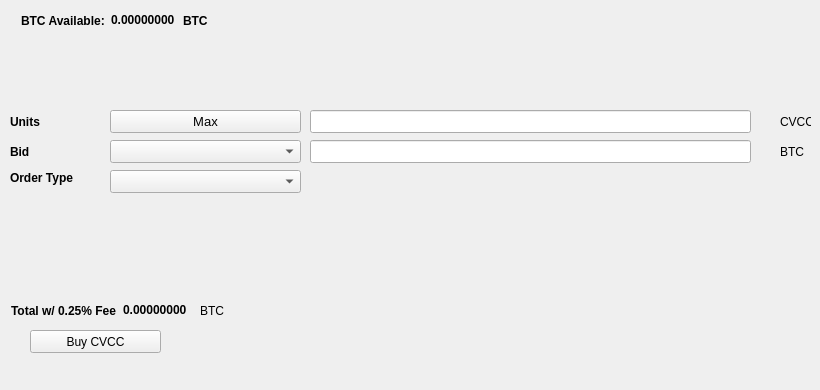
   <widget class="QWidget" name="BuyTab">
    <attribute name="title">
     <string>Buy</string>
    </attribute>
    <widget class="QPushButton" name="BuyCVCC">
     <property name="geometry">
      <rect>
       <x>30</x>
       <y>330</y>
       <width>131</width>
       <height>23</height>
      </rect>
     </property>
     <property name="text">
      <string>Buy CVCC</string>
     </property>
     <property name="icon">
      <iconset resource="../cryptoverification.qrc">
       <normaloff>:/icons/bitcoin</normaloff>:/icons/bitcoin</iconset>
     </property>
    </widget>
    <widget class="QLabel" name="label_3">
     <property name="geometry">
      <rect>
       <x>10</x>
       <y>110</y>
       <width>46</width>
       <height>23</height>
      </rect>
     </property>
     <property name="font">
      <font>
       <weight>75</weight>
       <bold>true</bold>
      </font>
     </property>
     <property name="text">
      <string>Units</string>
     </property>
    </widget>
    <widget class="QLineEdit" name="UnitsInput">
     <property name="geometry">
      <rect>
       <x>310</x>
       <y>110</y>
       <width>441</width>
       <height>23</height>
      </rect>
     </property>
     <property name="font">
      <font>
       <pointsize>9</pointsize>
       <weight>75</weight>
       <bold>true</bold>
      </font>
     </property>
    </widget>
    <widget class="QLineEdit" name="BuyBidPriceEdit">
     <property name="geometry">
      <rect>
       <x>310</x>
       <y>140</y>
       <width>441</width>
       <height>23</height>
      </rect>
     </property>
     <property name="font">
      <font>
       <pointsize>9</pointsize>
       <weight>75</weight>
       <bold>true</bold>
      </font>
     </property>
    </widget>
    <widget class="QLabel" name="label_4">
     <property name="geometry">
      <rect>
       <x>780</x>
       <y>110</y>
       <width>31</width>
       <height>23</height>
      </rect>
     </property>
     <property name="text">
      <string>CVCC</string>
     </property>
    </widget>
    <widget class="QLabel" name="label_5">
     <property name="geometry">
      <rect>
       <x>780</x>
       <y>140</y>
       <width>31</width>
       <height>23</height>
      </rect>
     </property>
     <property name="text">
      <string>BTC</string>
     </property>
    </widget>
    <widget class="QLabel" name="label_6">
     <property name="geometry">
      <rect>
       <x>10</x>
       <y>140</y>
       <width>46</width>
       <height>23</height>
      </rect>
     </property>
     <property name="font">
      <font>
       <weight>75</weight>
       <bold>true</bold>
      </font>
     </property>
     <property name="text">
      <string>Bid</string>
     </property>
    </widget>
    <widget class="QLabel" name="label_7">
     <property name="geometry">
      <rect>
       <x>10</x>
       <y>170</y>
       <width>91</width>
       <height>16</height>
      </rect>
     </property>
     <property name="font">
      <font>
       <weight>75</weight>
       <bold>true</bold>
      </font>
     </property>
     <property name="text">
      <string>Order Type</string>
     </property>
    </widget>
    <widget class="QPushButton" name="Buy_Max_Amount">
     <property name="geometry">
      <rect>
       <x>110</x>
       <y>110</y>
       <width>191</width>
       <height>23</height>
      </rect>
     </property>
     <property name="font">
      <font>
       <pointsize>10</pointsize>
      </font>
     </property>
     <property name="text">
      <string>Max</string>
     </property>
    </widget>
    <widget class="QComboBox" name="BuyBidcomboBox">
     <property name="geometry">
      <rect>
       <x>110</x>
       <y>140</y>
       <width>191</width>
       <height>23</height>
      </rect>
     </property>
     <property name="font">
      <font>
       <pointsize>10</pointsize>
      </font>
     </property>
    </widget>
    <widget class="QComboBox" name="buyOrdertypeCombo">
     <property name="geometry">
      <rect>
       <x>110</x>
       <y>170</y>
       <width>191</width>
       <height>23</height>
      </rect>
     </property>
     <property name="font">
      <font>
       <pointsize>10</pointsize>
      </font>
     </property>
    </widget>
    <widget class="QWidget" name="layoutWidget1">
     <property name="geometry">
      <rect>
       <x>21</x>
       <y>11</y>
       <width>227</width>
       <height>19</height>
      </rect>
     </property>
     <layout class="QHBoxLayout" name="horizontalLayout_3">
      <item>
       <widget class="QLabel" name="label232">
        <property name="font">
         <font>
          <weight>75</weight>
          <bold>true</bold>
         </font>
        </property>
        <property name="text">
         <string>BTC Available:</string>
        </property>
       </widget>
      </item>
      <item>
       <widget class="QLabel" name="BtcAvailableLbl">
        <property name="palette">
         <palette>
          <active>
           <colorrole role="WindowText">
            <brush brushstyle="SolidPattern">
             <color alpha="255">
              <red>0</red>
              <green>0</green>
              <blue>0</blue>
             </color>
            </brush>
           </colorrole>
           <colorrole role="Button">
            <brush brushstyle="SolidPattern">
             <color alpha="255">
              <red>0</red>
              <green>170</green>
              <blue>0</blue>
             </color>
            </brush>
           </colorrole>
           <colorrole role="Light">
            <brush brushstyle="SolidPattern">
             <color alpha="255">
              <red>0</red>
              <green>255</green>
              <blue>0</blue>
             </color>
            </brush>
           </colorrole>
           <colorrole role="Midlight">
            <brush brushstyle="SolidPattern">
             <color alpha="255">
              <red>0</red>
              <green>212</green>
              <blue>0</blue>
             </color>
            </brush>
           </colorrole>
           <colorrole role="Dark">
            <brush brushstyle="SolidPattern">
             <color alpha="255">
              <red>0</red>
              <green>85</green>
              <blue>0</blue>
             </color>
            </brush>
           </colorrole>
           <colorrole role="Mid">
            <brush brushstyle="SolidPattern">
             <color alpha="255">
              <red>0</red>
              <green>113</green>
              <blue>0</blue>
             </color>
            </brush>
           </colorrole>
           <colorrole role="Text">
            <brush brushstyle="SolidPattern">
             <color alpha="255">
              <red>0</red>
              <green>170</green>
              <blue>0</blue>
             </color>
            </brush>
           </colorrole>
           <colorrole role="BrightText">
            <brush brushstyle="SolidPattern">
             <color alpha="255">
              <red>255</red>
              <green>255</green>
              <blue>255</blue>
             </color>
            </brush>
           </colorrole>
           <colorrole role="ButtonText">
            <brush brushstyle="SolidPattern">
             <color alpha="255">
              <red>0</red>
              <green>0</green>
              <blue>0</blue>
             </color>
            </brush>
           </colorrole>
           <colorrole role="Base">
            <brush brushstyle="SolidPattern">
             <color alpha="255">
              <red>255</red>
              <green>255</green>
              <blue>255</blue>
             </color>
            </brush>
           </colorrole>
           <colorrole role="Window">
            <brush brushstyle="SolidPattern">
             <color alpha="255">
              <red>0</red>
              <green>170</green>
              <blue>0</blue>
             </color>
            </brush>
           </colorrole>
           <colorrole role="Shadow">
            <brush brushstyle="SolidPattern">
             <color alpha="255">
              <red>0</red>
              <green>0</green>
              <blue>0</blue>
             </color>
            </brush>
           </colorrole>
           <colorrole role="AlternateBase">
            <brush brushstyle="SolidPattern">
             <color alpha="255">
              <red>127</red>
              <green>212</green>
              <blue>127</blue>
             </color>
            </brush>
           </colorrole>
           <colorrole role="ToolTipBase">
            <brush brushstyle="SolidPattern">
             <color alpha="255">
              <red>255</red>
              <green>255</green>
              <blue>220</blue>
             </color>
            </brush>
           </colorrole>
           <colorrole role="ToolTipText">
            <brush brushstyle="SolidPattern">
             <color alpha="255">
              <red>0</red>
              <green>0</green>
              <blue>0</blue>
             </color>
            </brush>
           </colorrole>
          </active>
          <inactive>
           <colorrole role="WindowText">
            <brush brushstyle="SolidPattern">
             <color alpha="255">
              <red>0</red>
              <green>0</green>
              <blue>0</blue>
             </color>
            </brush>
           </colorrole>
           <colorrole role="Button">
            <brush brushstyle="SolidPattern">
             <color alpha="255">
              <red>0</red>
              <green>170</green>
              <blue>0</blue>
             </color>
            </brush>
           </colorrole>
           <colorrole role="Light">
            <brush brushstyle="SolidPattern">
             <color alpha="255">
              <red>0</red>
              <green>255</green>
              <blue>0</blue>
             </color>
            </brush>
           </colorrole>
           <colorrole role="Midlight">
            <brush brushstyle="SolidPattern">
             <color alpha="255">
              <red>0</red>
              <green>212</green>
              <blue>0</blue>
             </color>
            </brush>
           </colorrole>
           <colorrole role="Dark">
            <brush brushstyle="SolidPattern">
             <color alpha="255">
              <red>0</red>
              <green>85</green>
              <blue>0</blue>
             </color>
            </brush>
           </colorrole>
           <colorrole role="Mid">
            <brush brushstyle="SolidPattern">
             <color alpha="255">
              <red>0</red>
              <green>113</green>
              <blue>0</blue>
             </color>
            </brush>
           </colorrole>
           <colorrole role="Text">
            <brush brushstyle="SolidPattern">
             <color alpha="255">
              <red>0</red>
              <green>170</green>
              <blue>0</blue>
             </color>
            </brush>
           </colorrole>
           <colorrole role="BrightText">
            <brush brushstyle="SolidPattern">
             <color alpha="255">
              <red>255</red>
              <green>255</green>
              <blue>255</blue>
             </color>
            </brush>
           </colorrole>
           <colorrole role="ButtonText">
            <brush brushstyle="SolidPattern">
             <color alpha="255">
              <red>0</red>
              <green>0</green>
              <blue>0</blue>
             </color>
            </brush>
           </colorrole>
           <colorrole role="Base">
            <brush brushstyle="SolidPattern">
             <color alpha="255">
              <red>255</red>
              <green>255</green>
              <blue>255</blue>
             </color>
            </brush>
           </colorrole>
           <colorrole role="Window">
            <brush brushstyle="SolidPattern">
             <color alpha="255">
              <red>0</red>
              <green>170</green>
              <blue>0</blue>
             </color>
            </brush>
           </colorrole>
           <colorrole role="Shadow">
            <brush brushstyle="SolidPattern">
             <color alpha="255">
              <red>0</red>
              <green>0</green>
              <blue>0</blue>
             </color>
            </brush>
           </colorrole>
           <colorrole role="AlternateBase">
            <brush brushstyle="SolidPattern">
             <color alpha="255">
              <red>127</red>
              <green>212</green>
              <blue>127</blue>
             </color>
            </brush>
           </colorrole>
           <colorrole role="ToolTipBase">
            <brush brushstyle="SolidPattern">
             <color alpha="255">
              <red>255</red>
              <green>255</green>
              <blue>220</blue>
             </color>
            </brush>
           </colorrole>
           <colorrole role="ToolTipText">
            <brush brushstyle="SolidPattern">
             <color alpha="255">
              <red>0</red>
              <green>0</green>
              <blue>0</blue>
             </color>
            </brush>
           </colorrole>
          </inactive>
          <disabled>
           <colorrole role="WindowText">
            <brush brushstyle="SolidPattern">
             <color alpha="255">
              <red>0</red>
              <green>85</green>
              <blue>0</blue>
             </color>
            </brush>
           </colorrole>
           <colorrole role="Button">
            <brush brushstyle="SolidPattern">
             <color alpha="255">
              <red>0</red>
              <green>170</green>
              <blue>0</blue>
             </color>
            </brush>
           </colorrole>
           <colorrole role="Light">
            <brush brushstyle="SolidPattern">
             <color alpha="255">
              <red>0</red>
              <green>255</green>
              <blue>0</blue>
             </color>
            </brush>
           </colorrole>
           <colorrole role="Midlight">
            <brush brushstyle="SolidPattern">
             <color alpha="255">
              <red>0</red>
              <green>212</green>
              <blue>0</blue>
             </color>
            </brush>
           </colorrole>
           <colorrole role="Dark">
            <brush brushstyle="SolidPattern">
             <color alpha="255">
              <red>0</red>
              <green>85</green>
              <blue>0</blue>
             </color>
            </brush>
           </colorrole>
           <colorrole role="Mid">
            <brush brushstyle="SolidPattern">
             <color alpha="255">
              <red>0</red>
              <green>113</green>
              <blue>0</blue>
             </color>
            </brush>
           </colorrole>
           <colorrole role="Text">
            <brush brushstyle="SolidPattern">
             <color alpha="255">
              <red>0</red>
              <green>85</green>
              <blue>0</blue>
             </color>
            </brush>
           </colorrole>
           <colorrole role="BrightText">
            <brush brushstyle="SolidPattern">
             <color alpha="255">
              <red>255</red>
              <green>255</green>
              <blue>255</blue>
             </color>
            </brush>
           </colorrole>
           <colorrole role="ButtonText">
            <brush brushstyle="SolidPattern">
             <color alpha="255">
              <red>0</red>
              <green>85</green>
              <blue>0</blue>
             </color>
            </brush>
           </colorrole>
           <colorrole role="Base">
            <brush brushstyle="SolidPattern">
             <color alpha="255">
              <red>0</red>
              <green>170</green>
              <blue>0</blue>
             </color>
            </brush>
           </colorrole>
           <colorrole role="Window">
            <brush brushstyle="SolidPattern">
             <color alpha="255">
              <red>0</red>
              <green>170</green>
              <blue>0</blue>
             </color>
            </brush>
           </colorrole>
           <colorrole role="Shadow">
            <brush brushstyle="SolidPattern">
             <color alpha="255">
              <red>0</red>
              <green>0</green>
              <blue>0</blue>
             </color>
            </brush>
           </colorrole>
           <colorrole role="AlternateBase">
            <brush brushstyle="SolidPattern">
             <color alpha="255">
              <red>0</red>
              <green>170</green>
              <blue>0</blue>
             </color>
            </brush>
           </colorrole>
           <colorrole role="ToolTipBase">
            <brush brushstyle="SolidPattern">
             <color alpha="255">
              <red>255</red>
              <green>255</green>
              <blue>220</blue>
             </color>
            </brush>
           </colorrole>
           <colorrole role="ToolTipText">
            <brush brushstyle="SolidPattern">
             <color alpha="255">
              <red>0</red>
              <green>0</green>
              <blue>0</blue>
             </color>
            </brush>
           </colorrole>
          </disabled>
         </palette>
        </property>
        <property name="font">
         <font>
          <weight>75</weight>
          <bold>true</bold>
         </font>
        </property>
        <property name="text">
         <string>0.00000000</string>
        </property>
        <property name="textInteractionFlags">
         <set>Qt::LinksAccessibleByMouse|Qt::TextSelectableByKeyboard|Qt::TextSelectableByMouse</set>
        </property>
       </widget>
      </item>
      <item>
       <widget class="QLabel" name="BtcAvailableLbl_2">
        <property name="font">
         <font>
          <weight>75</weight>
          <bold>true</bold>
         </font>
        </property>
        <property name="text">
         <string>BTC</string>
        </property>
       </widget>
      </item>
     </layout>
    </widget>
    <widget class="QWidget" name="layoutWidge2">
     <property name="geometry">
      <rect>
       <x>11</x>
       <y>301</y>
       <width>259</width>
       <height>19</height>
      </rect>
     </property>
     <layout class="QHBoxLayout" name="horizontalLayout_4">
      <item>
       <widget class="QLabel" name="label_9">
        <property name="font">
         <font>
          <weight>75</weight>
          <bold>true</bold>
         </font>
        </property>
        <property name="text">
         <string>Total w/ 0.25% Fee</string>
        </property>
       </widget>
      </item>
      <item>
       <widget class="QLabel" name="BuyCostLabel">
        <property name="palette">
         <palette>
          <active>
           <colorrole role="WindowText">
            <brush brushstyle="SolidPattern">
             <color alpha="255">
              <red>0</red>
              <green>0</green>
              <blue>0</blue>
             </color>
            </brush>
           </colorrole>
           <colorrole role="Button">
            <brush brushstyle="SolidPattern">
             <color alpha="255">
              <red>0</red>
              <green>170</green>
              <blue>0</blue>
             </color>
            </brush>
           </colorrole>
           <colorrole role="Light">
            <brush brushstyle="SolidPattern">
             <color alpha="255">
              <red>0</red>
              <green>255</green>
              <blue>0</blue>
             </color>
            </brush>
           </colorrole>
           <colorrole role="Midlight">
            <brush brushstyle="SolidPattern">
             <color alpha="255">
              <red>0</red>
              <green>212</green>
              <blue>0</blue>
             </color>
            </brush>
           </colorrole>
           <colorrole role="Dark">
            <brush brushstyle="SolidPattern">
             <color alpha="255">
              <red>0</red>
              <green>85</green>
              <blue>0</blue>
             </color>
            </brush>
           </colorrole>
           <colorrole role="Mid">
            <brush brushstyle="SolidPattern">
             <color alpha="255">
              <red>0</red>
              <green>113</green>
              <blue>0</blue>
             </color>
            </brush>
           </colorrole>
           <colorrole role="Text">
            <brush brushstyle="SolidPattern">
             <color alpha="255">
              <red>0</red>
              <green>170</green>
              <blue>0</blue>
             </color>
            </brush>
           </colorrole>
           <colorrole role="BrightText">
            <brush brushstyle="SolidPattern">
             <color alpha="255">
              <red>255</red>
              <green>255</green>
              <blue>255</blue>
             </color>
            </brush>
           </colorrole>
           <colorrole role="ButtonText">
            <brush brushstyle="SolidPattern">
             <color alpha="255">
              <red>0</red>
              <green>0</green>
              <blue>0</blue>
             </color>
            </brush>
           </colorrole>
           <colorrole role="Base">
            <brush brushstyle="SolidPattern">
             <color alpha="255">
              <red>255</red>
              <green>255</green>
              <blue>255</blue>
             </color>
            </brush>
           </colorrole>
           <colorrole role="Window">
            <brush brushstyle="SolidPattern">
             <color alpha="255">
              <red>0</red>
              <green>170</green>
              <blue>0</blue>
             </color>
            </brush>
           </colorrole>
           <colorrole role="Shadow">
            <brush brushstyle="SolidPattern">
             <color alpha="255">
              <red>0</red>
              <green>0</green>
              <blue>0</blue>
             </color>
            </brush>
           </colorrole>
           <colorrole role="AlternateBase">
            <brush brushstyle="SolidPattern">
             <color alpha="255">
              <red>127</red>
              <green>212</green>
              <blue>127</blue>
             </color>
            </brush>
           </colorrole>
           <colorrole role="ToolTipBase">
            <brush brushstyle="SolidPattern">
             <color alpha="255">
              <red>255</red>
              <green>255</green>
              <blue>220</blue>
             </color>
            </brush>
           </colorrole>
           <colorrole role="ToolTipText">
            <brush brushstyle="SolidPattern">
             <color alpha="255">
              <red>0</red>
              <green>0</green>
              <blue>0</blue>
             </color>
            </brush>
           </colorrole>
          </active>
          <inactive>
           <colorrole role="WindowText">
            <brush brushstyle="SolidPattern">
             <color alpha="255">
              <red>0</red>
              <green>0</green>
              <blue>0</blue>
             </color>
            </brush>
           </colorrole>
           <colorrole role="Button">
            <brush brushstyle="SolidPattern">
             <color alpha="255">
              <red>0</red>
              <green>170</green>
              <blue>0</blue>
             </color>
            </brush>
           </colorrole>
           <colorrole role="Light">
            <brush brushstyle="SolidPattern">
             <color alpha="255">
              <red>0</red>
              <green>255</green>
              <blue>0</blue>
             </color>
            </brush>
           </colorrole>
           <colorrole role="Midlight">
            <brush brushstyle="SolidPattern">
             <color alpha="255">
              <red>0</red>
              <green>212</green>
              <blue>0</blue>
             </color>
            </brush>
           </colorrole>
           <colorrole role="Dark">
            <brush brushstyle="SolidPattern">
             <color alpha="255">
              <red>0</red>
              <green>85</green>
              <blue>0</blue>
             </color>
            </brush>
           </colorrole>
           <colorrole role="Mid">
            <brush brushstyle="SolidPattern">
             <color alpha="255">
              <red>0</red>
              <green>113</green>
              <blue>0</blue>
             </color>
            </brush>
           </colorrole>
           <colorrole role="Text">
            <brush brushstyle="SolidPattern">
             <color alpha="255">
              <red>0</red>
              <green>170</green>
              <blue>0</blue>
             </color>
            </brush>
           </colorrole>
           <colorrole role="BrightText">
            <brush brushstyle="SolidPattern">
             <color alpha="255">
              <red>255</red>
              <green>255</green>
              <blue>255</blue>
             </color>
            </brush>
           </colorrole>
           <colorrole role="ButtonText">
            <brush brushstyle="SolidPattern">
             <color alpha="255">
              <red>0</red>
              <green>0</green>
              <blue>0</blue>
             </color>
            </brush>
           </colorrole>
           <colorrole role="Base">
            <brush brushstyle="SolidPattern">
             <color alpha="255">
              <red>255</red>
              <green>255</green>
              <blue>255</blue>
             </color>
            </brush>
           </colorrole>
           <colorrole role="Window">
            <brush brushstyle="SolidPattern">
             <color alpha="255">
              <red>0</red>
              <green>170</green>
              <blue>0</blue>
             </color>
            </brush>
           </colorrole>
           <colorrole role="Shadow">
            <brush brushstyle="SolidPattern">
             <color alpha="255">
              <red>0</red>
              <green>0</green>
              <blue>0</blue>
             </color>
            </brush>
           </colorrole>
           <colorrole role="AlternateBase">
            <brush brushstyle="SolidPattern">
             <color alpha="255">
              <red>127</red>
              <green>212</green>
              <blue>127</blue>
             </color>
            </brush>
           </colorrole>
           <colorrole role="ToolTipBase">
            <brush brushstyle="SolidPattern">
             <color alpha="255">
              <red>255</red>
              <green>255</green>
              <blue>220</blue>
             </color>
            </brush>
           </colorrole>
           <colorrole role="ToolTipText">
            <brush brushstyle="SolidPattern">
             <color alpha="255">
              <red>0</red>
              <green>0</green>
              <blue>0</blue>
             </color>
            </brush>
           </colorrole>
          </inactive>
          <disabled>
           <colorrole role="WindowText">
            <brush brushstyle="SolidPattern">
             <color alpha="255">
              <red>0</red>
              <green>85</green>
              <blue>0</blue>
             </color>
            </brush>
           </colorrole>
           <colorrole role="Button">
            <brush brushstyle="SolidPattern">
             <color alpha="255">
              <red>0</red>
              <green>170</green>
              <blue>0</blue>
             </color>
            </brush>
           </colorrole>
           <colorrole role="Light">
            <brush brushstyle="SolidPattern">
             <color alpha="255">
              <red>0</red>
              <green>255</green>
              <blue>0</blue>
             </color>
            </brush>
           </colorrole>
           <colorrole role="Midlight">
            <brush brushstyle="SolidPattern">
             <color alpha="255">
              <red>0</red>
              <green>212</green>
              <blue>0</blue>
             </color>
            </brush>
           </colorrole>
           <colorrole role="Dark">
            <brush brushstyle="SolidPattern">
             <color alpha="255">
              <red>0</red>
              <green>85</green>
              <blue>0</blue>
             </color>
            </brush>
           </colorrole>
           <colorrole role="Mid">
            <brush brushstyle="SolidPattern">
             <color alpha="255">
              <red>0</red>
              <green>113</green>
              <blue>0</blue>
             </color>
            </brush>
           </colorrole>
           <colorrole role="Text">
            <brush brushstyle="SolidPattern">
             <color alpha="255">
              <red>0</red>
              <green>85</green>
              <blue>0</blue>
             </color>
            </brush>
           </colorrole>
           <colorrole role="BrightText">
            <brush brushstyle="SolidPattern">
             <color alpha="255">
              <red>255</red>
              <green>255</green>
              <blue>255</blue>
             </color>
            </brush>
           </colorrole>
           <colorrole role="ButtonText">
            <brush brushstyle="SolidPattern">
             <color alpha="255">
              <red>0</red>
              <green>85</green>
              <blue>0</blue>
             </color>
            </brush>
           </colorrole>
           <colorrole role="Base">
            <brush brushstyle="SolidPattern">
             <color alpha="255">
              <red>0</red>
              <green>170</green>
              <blue>0</blue>
             </color>
            </brush>
           </colorrole>
           <colorrole role="Window">
            <brush brushstyle="SolidPattern">
             <color alpha="255">
              <red>0</red>
              <green>170</green>
              <blue>0</blue>
             </color>
            </brush>
           </colorrole>
           <colorrole role="Shadow">
            <brush brushstyle="SolidPattern">
             <color alpha="255">
              <red>0</red>
              <green>0</green>
              <blue>0</blue>
             </color>
            </brush>
           </colorrole>
           <colorrole role="AlternateBase">
            <brush brushstyle="SolidPattern">
             <color alpha="255">
              <red>0</red>
              <green>170</green>
              <blue>0</blue>
             </color>
            </brush>
           </colorrole>
           <colorrole role="ToolTipBase">
            <brush brushstyle="SolidPattern">
             <color alpha="255">
              <red>255</red>
              <green>255</green>
              <blue>220</blue>
             </color>
            </brush>
           </colorrole>
           <colorrole role="ToolTipText">
            <brush brushstyle="SolidPattern">
             <color alpha="255">
              <red>0</red>
              <green>0</green>
              <blue>0</blue>
             </color>
            </brush>
           </colorrole>
          </disabled>
         </palette>
        </property>
        <property name="font">
         <font>
          <weight>75</weight>
          <bold>true</bold>
         </font>
        </property>
        <property name="autoFillBackground">
         <bool>false</bool>
        </property>
        <property name="text">
         <string>0.00000000</string>
        </property>
        <property name="textInteractionFlags">
         <set>Qt::LinksAccessibleByMouse|Qt::TextSelectableByMouse</set>
        </property>
       </widget>
      </item>
      <item>
       <widget class="QLabel" name="label_10">
        <property name="font">
         <font>
          <weight>50</weight>
          <bold>false</bold>
         </font>
        </property>
        <property name="text">
         <string>BTC</string>
        </property>
       </widget>
      </item>
     </layout>
    </widget>
    <widget class="QLabel" name="label_24">
     <property name="geometry">
      <rect>
       <x>460</x>
       <y>300</y>
       <width>281</width>
       <height>81</height>
      </rect>
     </property>
     <property name="text">
      <string/>
     </property>
     <property name="pixmap">
      <pixmap>:/images/bittrex</pixmap>
     </property>
    </widget>
   </widget>
